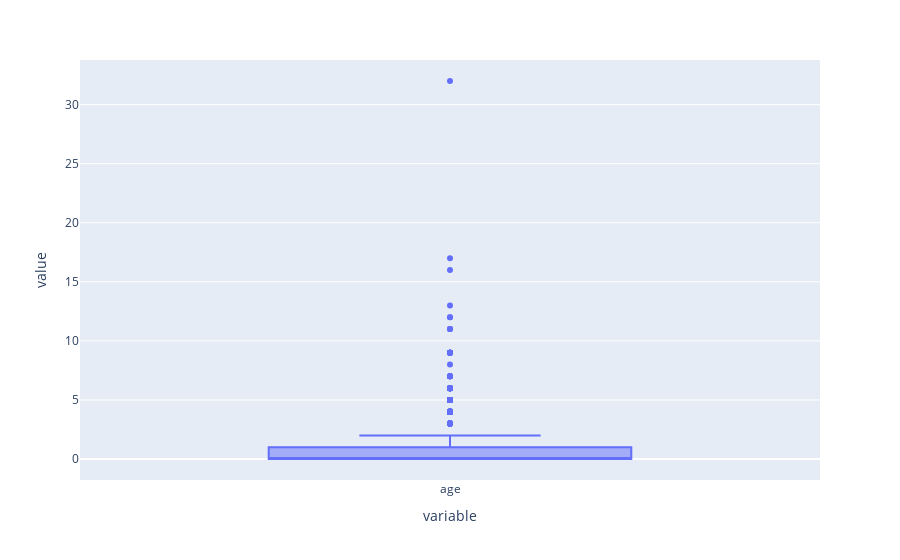

The notebook cell saved with this chart:
### Code cell
px.box(data['age'])

### Figure 1 — Plotly figure (JSON) as saved in the notebook; plotly's stock layout.template omitted (floating-point values rounded to 4 significant figures; data arrays with more than 128 entries replaced by an {"elided": "..."} marker saying what was removed)
{"data": [{"alignmentgroup": "True", "hovertemplate": "variable=%{x}<br>value=%{y}<extra></extra>", "legendgroup": "", "marker": {"color": "#636efa"}, "name": "", "notched": false, "offsetgroup": "", "orientation": "v", "showlegend": false, "type": "box", "x": {"elided": "2620 str values"}, "x0": " ", "xaxis": "x", "y": {"elided": "2620 int values"}, "y0": " ", "yaxis": "y"}], "layout": {"boxmode": "group", "legend": {"tracegroupgap": 0}, "margin": {"t": 60}, "xaxis": {"anchor": "y", "domain": [0, 1], "title": {"text": "variable"}}, "yaxis": {"anchor": "x", "domain": [0, 1], "title": {"text": "value"}}}}
